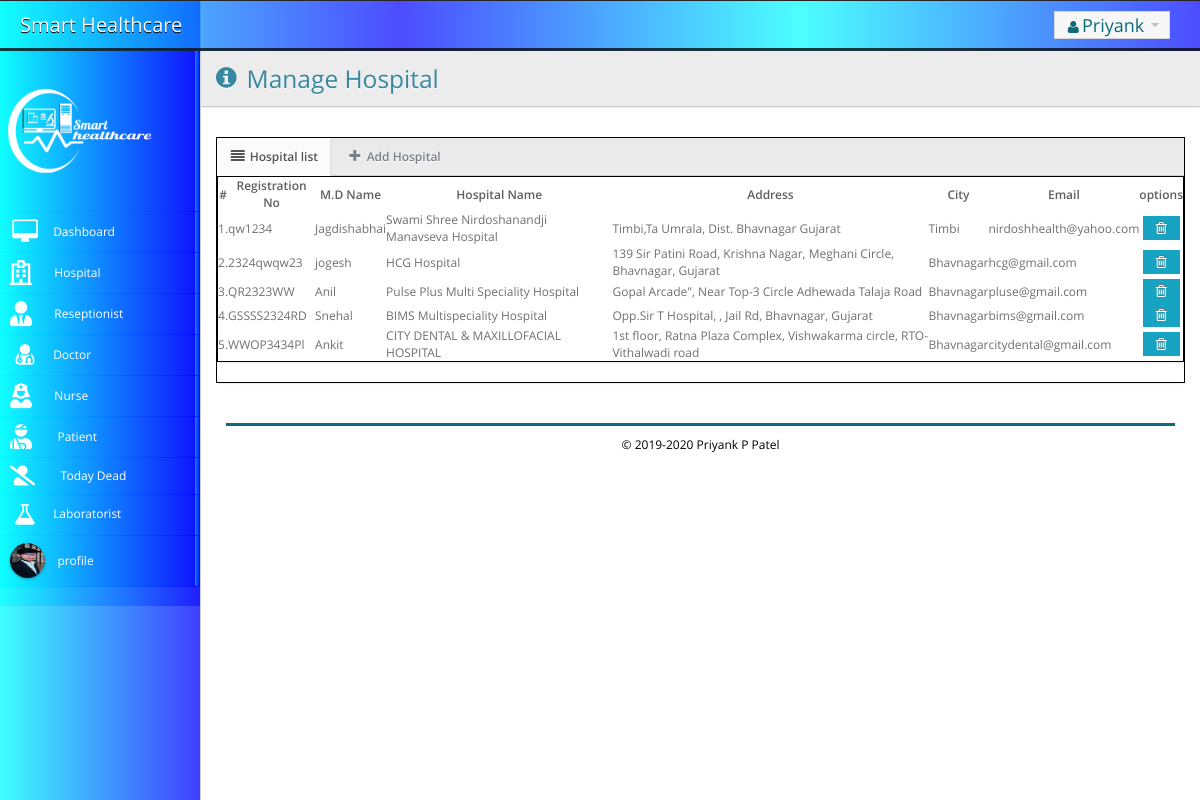
/app/admin/hospital_list.php (signed in), run on the app's committed database.
### tables this page shows
CREATE TABLE `hospital` (
  `H_id` int(11) NOT NULL,
  `Gr_no` varchar(16) NOT NULL,
  `F_Name` varchar(15) NOT NULL,
  `L_Name` varchar(20) NOT NULL,
  `Name` varchar(70) NOT NULL,
  `Address` varchar(100) NOT NULL,
  `City` varchar(25) NOT NULL,
  `Pincode` varchar(7) NOT NULL,
  `Email` varchar(60) NOT NULL,
  `Contect` varchar(11) NOT NULL,
  `Password` varchar(40) NOT NULL,
  `updationDate` varchar(100) DEFAULT NULL,
  `Profile` varchar(255) DEFAULT NULL
);

### app/admin/hospital_list.php (the view, shortened to what this page needs)
<?php
include('include/config.php');
?>
<!DOCTYPE html PUBLIC "-//W3C//DTD XHTML 1.0 Transitional//EN" "http://www.w3.org/TR/xhtml1/DTD/xhtml1-transitional.dtd">
<html>
    <head>
				<link rel="stylesheet" type="text/css" href="http://localhost/smart_healthcare/fontawesome/css/all.css">
		<link rel="stylesheet" href="http://localhost/smart_healthcare/css/cssall/css/font.css">
		<link rel="stylesheet" href="http://localhost/smart_healthcare/css/val.css">
	<link rel="stylesheet" type="text/css" href="http://localhost/smart_healthcare/fontawesome/font-awesome-4.7.0/css/font-awesome.min.css">
	<link rel="stylesheet" type="text/css" href="http://localhost/smart_healthcare/fontawesome/iconic/css/material-design-iconic-font.min.css">
        <link href="http://localhost/smart_healthcare/css/cssall/css/demo.css" media="screen" rel="stylesheet" type="text/css" />
    </head>
<body>
	 <div class="tc-videobackground">
            <video src="http://localhost/smart_healthcare/images/Dna - 27019.mp4" autoplay loop muted></video>
        </div>
<?php include('include/header.php');?>
<?php include('include/said.php');?>
    <div class="main-content">
		        <div class="container-fluid" >
            <div class="row-fluid">
                <div class="area-top clearfix">
                    <div class="pull-left header">
                        <h3 class="title">
                        <i class="icon-info-sign"></i>
                         Manage Hospital </h3>
                    </div>
                </div>
            </div>
        </div>
     <div class="container-fluid padded">
            <div class="box">
	<div class="box-header">
		<ul class="nav nav-tabs nav-tabs-left">
			<li class="active">
            	<a href="#list" data-toggle="tab"><i class="icon-align-justify"></i>
					Hospital list
                    	</a></li>
			<li>
            	<a href="#add" data-toggle="tab"><i class="icon-plus"></i>
					Add Hospital
                    	</a></li>
		</ul>
	</div>
					 <div class="box-content">
		<div class="tab-content">
			<div class="tab-pane box active " id="list">
                <table cellpadding="0" cellspacing="0" border="0" class="dTable responsive">
                	<thead>
                		<tr>
                    		<th><div>#</div></th>
                    		<th><div>Registration No</div></th>
                    		<th><div>M.D Name</div></th>
                    		<th><div>Hospital Name</div></th>
                    		<th><div>Address</div></th>
                    		<th><div>City</div></th>
                    		<th><div>Email</div></th>
                    		<th><div>options</div></th>
						</tr>
					</thead>
                    <tbody>
					<?php
$sql=mysqli_query($con,"select * from hospital");
$cnt=1;
while($row=mysqli_fetch_array($sql))
{
?>
                        <tr>
                            <td><?php echo $cnt;?>.</td>
							<td><?php echo $row['Gr_no'];?></td>
							<td><?php echo $row['F_Name'];?></td>
							<td><?php echo $row['Name'];?></td>
							<td><?php echo $row['Address'];?></td>
							<td><?php echo $row['City'];?></td>
							<td><?php echo $row['Email'];?></td>
							<td align="center">
                            	<a href="hospital_list.php?id=<?php echo $row['H_id']?>&del=delete" onclick="return confirm('Are you sure you want delete this record?')"
                                	rel="tooltip" data-placement="top" data-original-title="delete" class="btn btn-red">
                                		<i class="icon-trash"></i>
                                </a>
        					</td>
                        </tr>
<?php
$cnt=$cnt+1;
											 }?>
                    </tbody>
                </table>
			</div>
		</div>
	</div>
</div>
        </div>
<div style="clear:both;color:#000000; padding:10px;">
    	<hr /><center>&copy; <?php $query=mysqli_query($con,"select Copy from admin where A_id=1");
					while($row=mysqli_fetch_array($query))
{
   echo $row['Copy'] ;
}
?></center>
</div>
</body>
</html>

### app/admin/include/header.php (shortened to what this page needs)
 <div class="navbar navbar-top navbar-inverse">
	<div class="navbar-inner">
		<div class="container-fluid">
			<div class="brand">Smart Healthcare
			</div>
	  <div class="nav-collapse nav-collapse-top collapse">
			<ul class="nav pull-right">
				<li class="dropdown">
<li class="dropdown">
					<a href="#" class="dropdown-toggle" data-toggle="dropdown"><i class="icon-user"></i><?php $query=mysqli_query($con,"select Name from admin where A_id='".$_SESSION['id']."'");
					while($row=mysqli_fetch_array($query))
{
   echo $row['Name'] ;
}
?>
					<b class="caret"></b></a>
			</div>
		</div>
	</div>
</div>

### app/admin/include/said.php (shortened to what this page needs)
  <div class="sidebar-background">
	<div class="primary-sidebar-background">
	</div>
</div>
<div class="primary-sidebar">
	<ul class="nav nav-collapse collapse nav-collapse-primary">
    		<li class="">
			<span class="glow"></span>
			<img src="http://localhost/smart_healthcare/images/logo.png"  style="height:20vh; width:auto;" alt="Smart Healthcare">
		</li>
		<li class="">
			<span class="glow"></span>
				<a href="dashboard.php" >
					<i class="icon-desktop icon-2x"></i>
					<span>Dashboard</span>
				</a>
		</li>
		<li class="">
			<span class="glow"></span>
				<a href="hospital_list.php" >
					<i class="far fa-hospital" style="font-size:25px"></i>
					<span>Hospital</span>
				</a>
		</li>
				<li class="">
			<span class="glow"></span>
			<a href="reseptionist.php" >
		<i class="fas fa-user-tie" style="font-size:25px"></i>
					<span>Reseptionist</span>
				</a>
		</li>
		<li class="">
			<span class="glow"></span>
				<a href="doctor_list.php" >
					<i class="icon-user-md icon-2x"></i>
					<span>Doctor</span>
				</a>
		</li>
		<li class="">
			<span class="glow"></span>
				<a href="nurse_list.php" >
				<i class="fas fa-user-nurse" style="font-size:25px"></i>&nbsp; &nbsp;
					<span>Nurse</span>
				</a>
		</li>
		<li class="">
			<span class="glow"></span>
				<a href="patient_list.php" >
<i class="fas fa-user-injured" style="font-size:25px"></i> &nbsp; &nbsp;
					<span>Patient</span>
				</a>
		</li>
		<li class="">
			<span class="glow"></span>
				<a href="dead.php" >
<i class="fas fa-user-slash" style="font-size:20px"></i> &nbsp; &nbsp;
					<span>Today Dead</span>
				</a>
		</li>
		<li class="">
			<span class="glow"></span>
				<a href="laboratory_list.php" >
<i class="icon-beaker icon-2x"></i>
					<span>Laboratorist</span>
				</a>
		</li>
		<li class="">
			<span class="glow"></span>
				<a href="profile.php" >
				 <div class="avatar blue"><div class="img-wrap">
			<?php
$sql = "select Profile from admin where A_id='".$_SESSION['id']."'";
$result = mysqli_query($con,$sql);
$row = mysqli_fetch_array($result);
$image = $row['Profile'];
$image_src = "upload/".$image;
?>
<img src='<?php echo $image_src;  ?>' onerror=this.src="http://localhost/smart_healthcare/images/def.jpg" >
</div></div>
					&nbsp;&nbsp;&nbsp;<span>profile</span>
				</a>
		</li>
	</ul>
</div>

### css/val.css (style rules this page uses)
h1,h2,h3,h4,h5,h6 { margin: 0px; }
ul, li { margin: 0px; list-style-type: none; }
.img-wrap img { width: 35px; height: 35px; background-color: ; border-radius: 100%; overflow: hidden; box-shadow: 0px 0px 18px 0px rgba(0, 0, 0, 0.15); }

### data on the page
hospital: Gr_no "qw1234", F_Name "Jagdishabhai", Name "Swami Shree Nirdoshanandji Manavseva Hospital", Address "Timbi,Ta Umrala, Dist. Bhavnagar Gujarat", City "Timbi", Email "nirdoshhealth@yahoo.com"
hospital: Gr_no "2324qwqw23", F_Name "jogesh", Name "HCG Hospital", Address "139 Sir Patini Road, Krishna Nagar, Meghani Circle, Bhavnagar, Gujarat", City "Bhavnagar", Email "hcg@gmail.com"
hospital: Gr_no "QR2323WW", F_Name "Anil", Name "Pulse Plus Multi Speciality Hospital", Address "Gopal Arcade\", Near Top-3 Circle Adhewada Talaja Road", City "Bhavnagar", Email "pluse@gmail.com"
hospital: Gr_no "GSSSS2324RD", F_Name "Snehal", Name "BIMS Multispeciality Hospital", Address "Opp.Sir T Hospital, , Jail Rd, Bhavnagar, Gujarat", City "Bhavnagar", Email "bims@gmail.com"
hospital: Gr_no "WWOP3434Pl", F_Name "Ankit", Name "CITY DENTAL & MAXILLOFACIAL HOSPITAL", Address "1st floor, Ratna Plaza Complex, Vishwakarma circle, RTO-Vithalwadi road", City "Bhavnagar", Email "citydental@gmail.com"

### other printed values
$row['Name'] "Priyank"
$row['Copy'] "2019-2020 Priyank P Patel"
